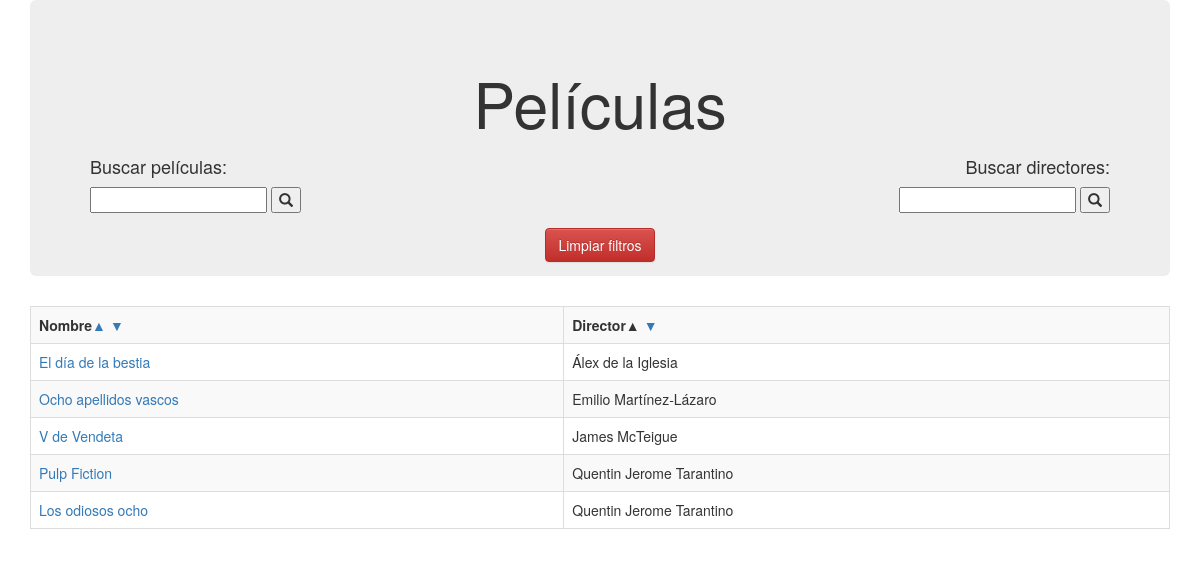
The app's page /PHP07-Catalogo/mostrarCatalogo.php?orden=asc&director=dir with its own data.
### tables this page shows
CREATE TABLE `obras` (
  `id` int(11) NOT NULL,
  `nombre` varchar(40) NOT NULL,
  `idDirector` int(20) NOT NULL,
  `año` int(4) NOT NULL,
  `idioma` varchar(10) NOT NULL,
  `imagen` varchar(50) NOT NULL
);

CREATE TABLE `directores` (
  `id` int(11) NOT NULL,
  `nombre` varchar(30) NOT NULL,
  `num_peliculas` int(3) NOT NULL,
  `ano_nac` int(4) DEFAULT NULL
);

### PHP07-Catalogo/Obra.php (called while the page is built, shortened)
<?php
class obras{
	private $id,$idDirector,$nombre,$ano,$imagen,$idioma,$director;
	function getId(){
		return $this->id;
	}
	function getNombre(){
		return $this->nombre;
	}
	function getDirector(){
		return $this->director;
	}
}
?>

### PHP07-Catalogo/mostrarCatalogo.php (the view, shortened to what this page needs)
<!DOCTYPE html>
<html>
<head>
	<link rel="stylesheet" href="https://maxcdn.bootstrapcdn.com/bootstrap/3.3.7/css/bootstrap.min.css">
	<link rel="stylesheet" href="https://maxcdn.bootstrapcdn.com/bootstrap/3.3.7/css/bootstrap-theme.min.css">
</head>
<body>
<div class="container">
	<div class="jumbotron">
	<h1 class="text-center">Películas</h1>
<?php
include 'Obra.php';
$select_nom_asc="SELECT obras.nombre,directores.nombre as director,obras.id from obras,directores WHERE directores.id=obras.idDirector ORDER BY nombre ASC";
$select_nom_des="SELECT obras.nombre,directores.nombre as director,obras.id from obras,directores WHERE directores.id=obras.idDirector ORDER BY nombre DESC";
$select_dir_asc="SELECT obras.nombre,directores.nombre as director,obras.id from obras,directores WHERE directores.id=obras.idDirector ORDER BY director ASC";
$select_dir_des="SELECT obras.nombre,directores.nombre as director,obras.id from obras,directores WHERE directores.id=obras.idDirector ORDER BY director DESC";
$servidor = "localhost";
$usuario = "alumno";
$clave = "alumno";
$conexion = new mysqli ( $servidor, $usuario, $clave, "catalogo" );
$conexion->query ( "SET NAMES 'UTF8'" );
if ($conexion->connect_errno) {
	echo "<p>Error al establecer la conexión (" . $conexion->connect_errno . ") " . $conexion->connect_error . "</p>";
} else {
?>
<div class="row">
<div class="form-group col-sm-6">
<h4>Buscar películas: </h4>
<form action="mostrarCatalogo.php" method="get">
	<input type="text" name="pelis" list="pelis" required>
	<button type="submit" value="Buscar Película" name="buscar" >
		<span class="glyphicon glyphicon-search"></span>
	</button>
</form>
</div>
<div class="form-group col-sm-6 text-right">
<form action="mostrarCatalogo.php" method="get">
	<h4 id="busc">Buscar directores:</h4>
	<input type="text" name="consulta_dir" list="directores" required>
<?php
$peticion="SELECT nombre FROM directores";
?>
	<button   type="submit" value="Buscar Director" name="buscar" >
		<span class="glyphicon glyphicon-search"></span>
	</button>
</form>
</div>
</div>
<div class="col-sm-12 text-center ">
<a class="btn btn-danger"  href="./mostrarCatalogo.php">Limpiar filtros</a>
</div>
</div>
<?php
if(!isset($_REQUEST['consulta_dir'])){
		if(isset($_REQUEST['nombre'])){
			if($_REQUEST['orden']=="asc"){
				if(!isset($consulta)){
					$tri_asc_nom="<span>&#9650;</span>";
					$tri_des_nom="<a class='orden' href='?orden=des&nombre=nom'>&#9660;</a>";
					$tri_asc_dir="<a class='orden' href='?orden=asc&director=dir'>&#9650;</a>";
					$tri_des_dir="<a class='orden' href='?orden=des&director=dir'>&#9660;</a>";
					$peticion=$select_nom_asc;
				}else if(isset($consulta)){
					$tri_asc_nom="<span>&#9650;</span>";
					$tri_des_nom="<a class='orden' href='?orden=des&nombre=nom&pelis=$consulta'>&#9660;</a>";
					$tri_asc_dir="<a class='orden' href='?orden=asc&director=dir&pelis=$consulta'>&#9650;</a>";
					$tri_des_dir="<a class='orden' href='?orden=des&director=dir&pelis=$consulta'>&#9660;</a>";
					$peticion="SELECT obras.nombre,directores.nombre as director,obras.id from obras,directores WHERE directores.id=obras.idDirector AND obras.nombre LIKE '%$consulta%' ORDER BY obras.nombre ASC";
				}
			}else if($_REQUEST['orden']=="des"){
				if(!isset($consulta)){
					$tri_asc_nom="<a class='orden' href='?orden=asc&nombre=nom'>&#9650;</a>";
					$tri_des_nom="<span>&#9660;</span>";
					$tri_asc_dir="<a class='orden' href='?orden=asc&director=dir'>&#9650;</a>";
					$tri_des_dir="<a class='orden' href='?orden=des&director=dir'>&#9660;</a>";
					$peticion=$select_nom_des;
				}else if(isset($consulta)){
					$tri_asc_nom="<a class='orden' href='?orden=asc&nombre=nom&pelis=$consulta'>&#9650;</a>";
					$tri_des_nom="<span>&#9660;</span>";
					$tri_asc_dir="<a class='orden' href='?orden=asc&director=dir&pelis=$consulta'>&#9650;</a>";
					$tri_des_dir="<a class='orden' href='?orden=des&director=dir&pelis=$consulta'>&#9660;</a>";
					$peticion="SELECT obras.nombre,directores.nombre as director,obras.id from obras,directores WHERE directores.id=obras.idDirector AND obras.nombre LIKE '%$consulta%' ORDER BY obras.nombre DESC";
				}
			}
		}else if(isset($_REQUEST['director'])){
			if($_REQUEST['orden']=="asc"){
				if(!isset($consulta)){
					$tri_asc_nom="<a class='orden' href='?orden=asc&nombre=nom'>&#9650;</a>";
					$tri_des_nom="<a class='orden' href='?orden=des&nombre=nom'>&#9660;</a>";
					$tri_asc_dir="<span>&#9650;</span>";
					$tri_des_dir="<a class='orden' href='?orden=des&director=dir'>&#9660;</a>";
					$peticion=$select_dir_asc;
				}else if(isset($consulta)){
					$tri_asc_nom="<a class='orden' href='?orden=asc&nombre=nom&pelis=$consulta'>&#9650;</a>";
					$tri_des_nom="<a class='orden' href='?orden=des&nombre=nom&pelis=$consulta'>&#9660;</a>";
					$tri_asc_dir="<span>&#9650;</span>";
					$tri_des_dir="<a class='orden' href='?orden=des&director=dir&pelis=$consulta'>&#9660;</a>";
					$peticion=$peticion="SELECT obras.nombre,directores.nombre as director,obras.id from obras,directores WHERE directores.id=obras.idDirector AND obras.nombre LIKE '%$consulta%' ORDER BY directores.nombre ASC";
				}
			}else if($_REQUEST['orden']=="des"){
				if(!isset($consulta)){
					$tri_asc_nom="<a class='orden' href='?orden=asc&nombre=nom'>&#9650;</a>";
					$tri_des_nom="<a class='orden' href='?orden=des&nombre=nom'>&#9660;</a>";
					$tri_asc_dir="<a class='orden' href='?orden=asc&director=dir'>&#9650;</a>";
					$tri_des_dir="<span>&#9660;</span>";
					$peticion=$select_dir_des;
				}else if(isset($consulta)){
					$tri_asc_nom="<a class='orden' href='?orden=asc&nombre=nom&pelis=$consulta'>&#9650;</a>";
					$tri_des_nom="<a class='orden' href='?orden=des&nombre=nom&pelis=$consulta'>&#9660;</a>";
					$tri_asc_dir="<a class='orden' href='?orden=asc&director=dir&pelis=$consulta'>&#9650;</a>";
					$tri_des_dir="<span>&#9660;</span>";
					$peticion="SELECT obras.nombre,directores.nombre as director,obras.id from obras,directores WHERE directores.id=obras.idDirector AND obras.nombre LIKE '%$consulta%' ORDER BY directores.nombre DESC";
				}
			}
		}
	$resultado = $conexion -> query($peticion);
	if($resultado->num_rows>0){
		echo "<table class='table table-hover table-bordered table-striped '>\n";
		echo "<tr>\n";
		echo "<th>Nombre".$tri_asc_nom." ". $tri_des_nom."</td>\n";
		echo "<th>Director".$tri_asc_dir." ". $tri_des_dir."</td>\n";
		echo "</tr>";
		while ($obra = $resultado->fetch_object('obras')) {
			echo "<tr >\n";
			echo "<td><a href='./mostrarObra.php?num_obra=".$obra->getId()."'>".$obra->getNombre()."</a></td>\n";
			echo "<td>".$obra->getDirector()."</td>\n";
			echo "</tr>\n";
		}
		echo "</table>\n";
	}else{
		echo "<p style='color:red'>No se ha encontrado su consulta</p>";
	}
}else if(isset($_REQUEST['consulta_dir'])){
	$nomDirector=$_REQUEST['consulta_dir'];
	$peticion="SELECT nombre,num_peliculas, ano_nac FROM directores WHERE nombre LIKE '%$nomDirector%'";
	$resultado=$conexion->query($peticion);
	if($resultado->num_rows>0){
		echo "<table class='table table-hover table-bordered'>";
		echo "<tr>\n";
		echo "<th>Nombre</th>\n";
		echo "<th>Número de películas</th>\n";
		echo "<th>Año de nacimiento</th>\n";
		echo "</tr>";
		while ($autor=$resultado->fetch_assoc()) {
			echo "<tr>\n";
			echo "<td>".$autor['nombre']."</td>\n";
			echo "<td>".$autor['num_peliculas']."</td>\n";
			echo "<td>".$autor['ano_nac']."</td>\n";
			echo "</tr>\n";
		}
		echo "</table>";
		mysqli_free_result($resultado);
		if (isset($_REQUEST['orden'])){
			if( $_REQUEST['orden']=="asc"){
				echo "<h4>Sus obras <span>&#9650;</span> <a class=orden href='?orden=des&consulta_dir=".$nomDirector."'>&#9660;</a></h4>";
				$peticion="SELECT obras.nombre FROM obras,directores WHERE obras.idDirector=directores.id AND directores.nombre LIKE '%$nomDirector%' ORDER BY obras.nombre ASC";
			}elseif ($_REQUEST['orden']=="des"){
				echo "<h4>Sus obras <a class=orden href='?orden=asc&consulta_dir=".$nomDirector."'>&#9650;</a> <span>&#9660;</span></h4>\n";
				$peticion="SELECT obras.nombre FROM obras,directores WHERE obras.idDirector=directores.id AND directores.nombre LIKE '%$nomDirector%' ORDER BY obras.nombre DESC";
			}
		}else{
			echo "<h4>Sus obras <a class=orden href='?orden=asc&consulta_dir=".$nomDirector."'>&#9650;</a> <a class=orden href='?orden=des&consulta_dir=".$nomDirector."'>&#9660;</a></h4>\n";
			$peticion="SELECT obras.nombre FROM obras,directores WHERE obras.idDirector=directores.id AND directores.nombre LIKE '%$nomDirector%'";
		}
		$resultado=$conexion->query($peticion);
		echo "<ul>\n";
		while ($obras_dir=$resultado->fetch_assoc()) {
			echo "<li>".$obras_dir['nombre']."</li>\n";
		}
		echo"</ul>\n";
	}else{
		echo "<p style='color:red'>No existe ningún director con dicho nombre</p>";
	}
}
}
?>
</div>
</body>
</html>

### PHP07-Catalogo/mostrarCatalogo.php (style rules this page uses)
#busc { right:30px; }

### records on screen
obras: nombre "El día de la bestia", idDirector.nombre "Álex de la Iglesia"
obras: nombre "Ocho apellidos vascos", idDirector.nombre "Emilio Martínez-Lázaro"
obras: nombre "V de Vendeta", idDirector.nombre "James McTeigue"
obras: nombre "Pulp Fiction", idDirector.nombre "Quentin Jerome Tarantino"
obras: nombre "Los odiosos ocho", idDirector.nombre "Quentin Jerome Tarantino"
